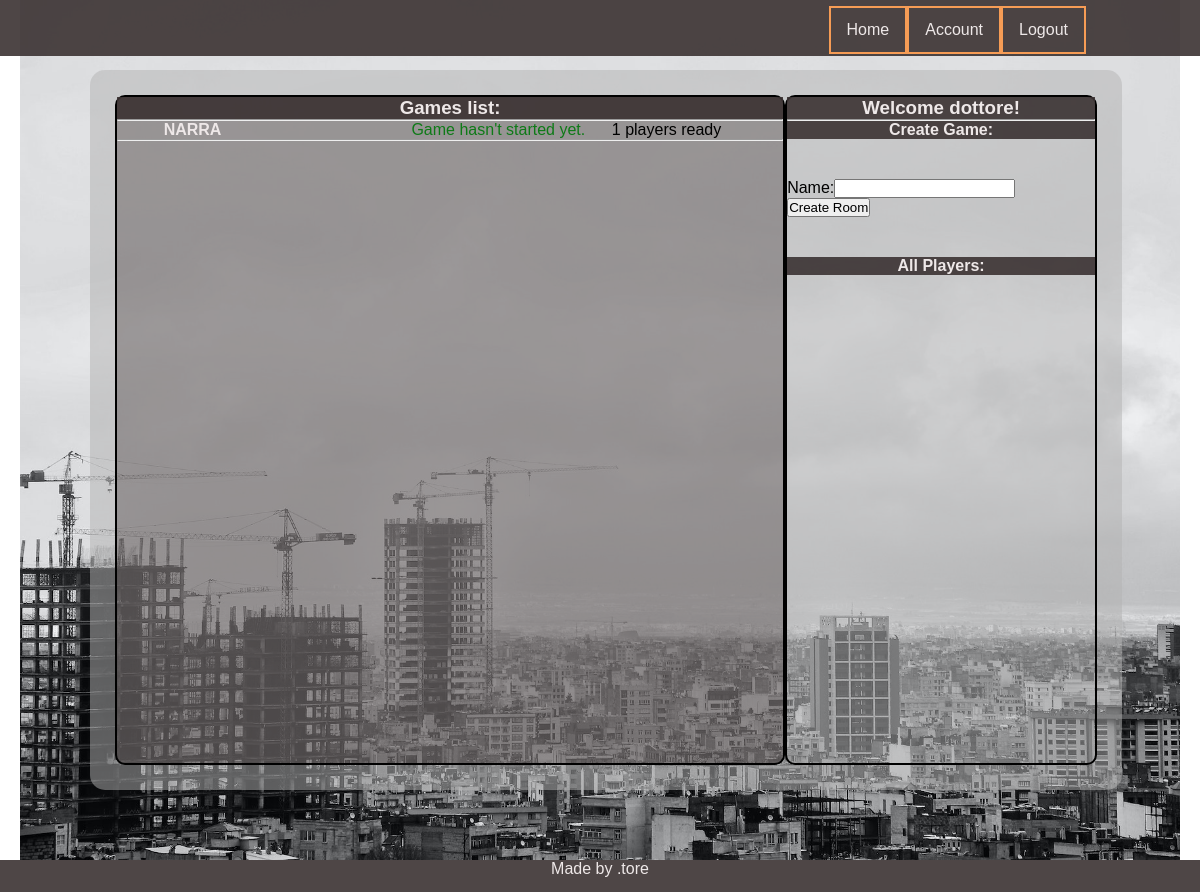
/player/home/s (signed in), run on an earlier commit of the app's database.
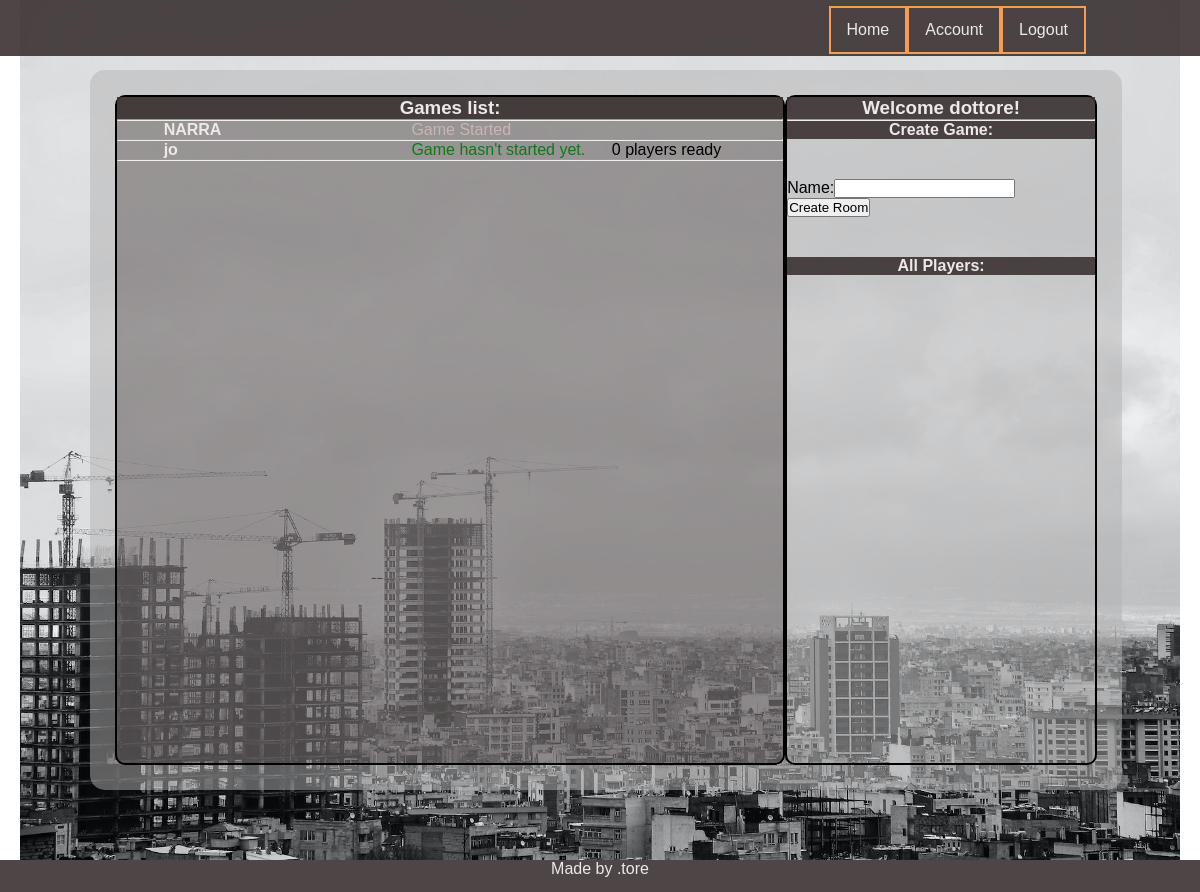
And on a later commit of the database.
### game/models.py (models this page shows, shortened)
class Game(models.Model):
    name = models.CharField(max_length=150)
    host = models.CharField(max_length=10)
    config = models.ForeignKey(Config, on_delete=models.CASCADE, related_name='game_config', blank=True,
                                       null=True)
    is_played = models.BooleanField(default=False)
    max_players = models.IntegerField(default=4)
    who_is_ready = models.ManyToManyField(Player, related_name="guys_ready", blank=True)
    who_is_playing = models.ManyToManyField(Player, related_name="guys_playing", blank=True)
    turn = models.IntegerField(default=1)
    turn_of_player = models.ForeignKey(Player, on_delete=models.CASCADE, related_name='czyja_tura', blank=True,
                                       null=True)
    @property
    def how_many_players_ready(self):
        return self.who_is_ready.count()

### player/models.py (models this page shows, shortened)
class Player(models.Model):
    name = models.ForeignKey(User,on_delete=models.CASCADE,related_name='player_name')
    parent= models.CharField(max_length = 10)
    nick = models.CharField(max_length=10 )
    in_game= models.BooleanField(default = False)
    money = models.IntegerField(default=150)
    position = models.IntegerField(default=0)
    tossed_dice= models.BooleanField(default=False)
    description = models.TextField(max_length = 300, null = True)
    def __str__(self):
        return self.nick

### player/views.py (the view)
# urls.py: path('home/s', home, name='home'),
@login_required
def home(request):
    usr = request.user.username
    player = Player.objects.get(parent=usr)
    games = Game.objects.all()
    form = CreateGame
    args = {'usr': usr, 'games': games, 'form' : form,'player':player}
    return render(request,'player/home.html', args)

### templates/player/home.html (shortened to what this page needs)
{% extends 'base.html' %} {% load static %}  {% block css %}
<link rel="stylesheet" href="{% static 'css/home.css' %}" />
{% endblock %} {% block content %}
<section class="lobby">
  <div class="__header">
    <h3>Games list:</h3>
  </div>
  <hr />
  <ul class="games_list">
    {% for g in games %}
    <div class="game_list__container">
      <li class="game_list__game">
        <a class="game_list__room" href="{% url 'detail' g.id %}">
          <strong>{{g.name}}</strong>
        </a>
        {% if g.is_played %}
        <span class="__game_status --gray">Game Started</span>
        {% else %}
        <span class="__game_status --green">Game hasn't started yet.</span>
        {% if g.how_many_players_ready == 4 %}
        <span class="__players_status --red"> Full</span> {% else %}
        <span class="__players_status">
          {{g.how_many_players_ready}} players ready{% endif %}
        </span>
        {% endif %}
      </li>
    </div>
    <hr />
    {% endfor %}
  </ul>
</section>
<section class="user_menu">
  <div class="__header">
    <h1>Welcome {{player}}!</h1>
  </div>
  <hr />
  <div class="__header">
    <h4>Create Game:</h4>
  </div>
  <form class="new_game_form" method="POST" action='{% url "new_room"%}'>
    {% csrf_token %} {{form}}
    <button type="submit" name="create" value="ok">Create Room</button>
  </form>
  <div class="__header">
    <h4>All Players:</h4>
  </div>
</section>
{% endblock %}

### templates/base.html (shortened to what this page needs)
{% load static %}
<!doctype html>
<html class="no-js" lang="en-en">
    <head>
        <link rel="stylesheet" href="{% static 'css/main.css' %}">
        {% block css %}
        {% endblock %}
</head>
<body>
   <nav class="navbar">
        <ul class ='navbar-list'>
            <li><a class="navbar-item" href="/">Home</a></li>
                {% if user.is_authenticated %}
            <li><a class="navbar-item" href="{% url 'player_account' user.username "pusty"%}">Account</a></li>
            <li><a class="navbar-item" href="{% url 'player_logout' %}">Logout</a></li>
                {% else %}
            <li><a class="navbar-item" href="{% url 'player_login' %}"> Login </a> </li>
                {% endif %}
        </ul>
    </nav>
        <div class ="bg">
            <section class='s_main'>
                <div class="content-container">
                    {% block content %}
                    {% endblock %}
                 </div>
            </section>
        </div>
    <footer>
        Made by .tore
    </footer>
</body>
</html>

### static/css/main.css (style rules this page uses)
* { padding: 0; margin: 0; box-sizing: border-box; }
body { font-family: "Noto Sans JP", sans-serif; }
:root { --main-bg-color: hsla(0, 0%, 70%, 50%); --main-bars-color: rgba(59, 50, 50, 0.9); --main-color-alpha: rgba(39, 26, 26, 0.3); --main-gold-border: #f69c55; --font-color: rgb(238, 232, 232); }
.navbar { position: absolute; height: 7vh; width: 100%; background-color: var(--main-bars-color); color: var(--font-color); z-index: 100; }
.navbar-list { position: absolute; display: flex; list-style: none; right: 10vw; height: 6vh; }
.navbar-item { display: flex; justify-content: center; align-items: center; height: 100%; width: 100%; border: 2px solid var(--main-gold-border); color: var(--font-color); text-decoration: none; margin: 6px; padding: 10px; font-weight: 400; z-index: 10; cursor: pointer; }
.s_main { position: relative; width: 100vw; padding: 50px; }
.bg { height: 100%; background: url(city_bg.jpg); background-size: cover; margin: 0 20px; }
.content-container { margin: 25px; padding: 25px; background-color: var(--main-bg-color); border-radius: 15px; }
footer { position: absolute; height: 4vh; width: 100vw; color: var(--font-color); background-color: var(--main-bars-color); text-align: center; }

### static/css/home.css (style rules this page uses)
.content-container { display: flex; margin: 20px; height: 90vh; width: 86vw; }
.user_menu, .lobby { border: 2px solid black; border-radius: 10px; }
.lobby { width: 70%; background-color: var(--main-color-alpha); }
.__header { color: var(--font-color); background-color: var(--main-bars-color); text-align: center; }
.games_list { list-style: none; }
.game_list__game { margin-left: 7%; position: relative; }
.game_list__room { text-decoration: none; color: var(--font-color); }
.__game_status, .__players_status { position: absolute; }
.__game_status { left: 40%; }
.__players_status { right: 10%; }
.new_game_form { margin: 40px 0; }
.--green { color: rgb(14, 122, 23); }
.--gray { color: rgb(201, 181, 181); }

What changed in the data, as far as the page shows it:
changed Game "NARRA": how_many_players_ready "1" → (not shown); is_played "Game hasn't started yet. players ready" → "Game Started"
added Game: name "jo", how_many_players_ready "0"
